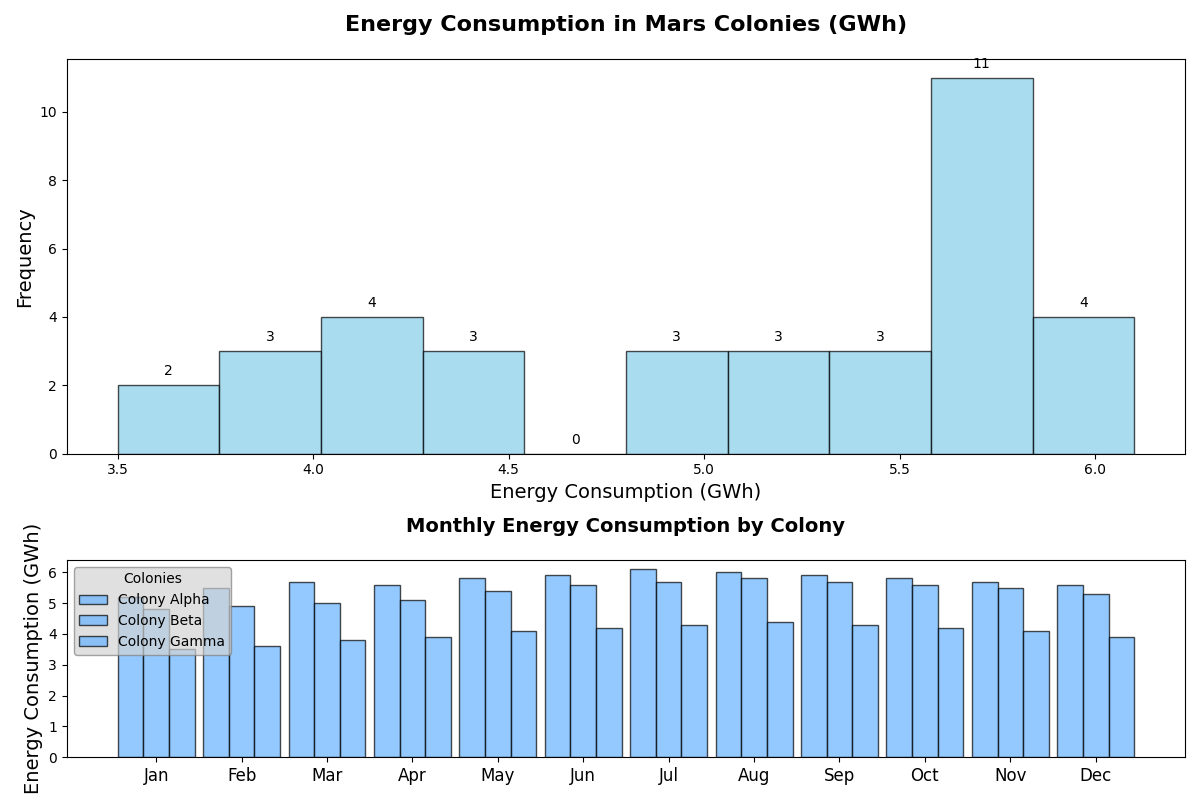

Write the Python code that produced this figure.
import matplotlib.pyplot as plt
import numpy as np

# Data: Monthly energy consumption (in GWh) for each colony over a year
months = ['Jan', 'Feb', 'Mar', 'Apr', 'May', 'Jun', 'Jul', 'Aug', 'Sep', 'Oct', 'Nov', 'Dec']
colony_alpha = [5.2, 5.5, 5.7, 5.6, 5.8, 5.9, 6.1, 6.0, 5.9, 5.8, 5.7, 5.6]
colony_beta = [4.8, 4.9, 5.0, 5.1, 5.4, 5.6, 5.7, 5.8, 5.7, 5.6, 5.5, 5.3]
colony_gamma = [3.5, 3.6, 3.8, 3.9, 4.1, 4.2, 4.3, 4.4, 4.3, 4.2, 4.1, 3.9]

# Setup the figure and axes for subplots
fig, axs = plt.subplots(2, 1, figsize=(12, 8), gridspec_kw={'height_ratios': [2, 1]})

# Histogram Plot for Monthly Energy Consumption
ax1 = axs[0]
data = list(colony_alpha + colony_beta + colony_gamma)
n, bins, patches = ax1.hist(data, bins=10, edgecolor='black', color='skyblue', alpha=0.7)
ax1.set_title('Energy Consumption in Mars Colonies (GWh)', fontsize=16, fontweight='bold', pad=20)
ax1.set_xlabel('Energy Consumption (GWh)', fontsize=14)
ax1.set_ylabel('Frequency', fontsize=14)

for count, rect in zip(n, patches):
    height = rect.get_height()
    ax1.annotate(f'{int(count)}', xy=(rect.get_x() + rect.get_width() / 2, height),
                 xytext=(0, 5), textcoords='offset points', ha='center', va='bottom', fontsize=10)

# Stacked Bar Chart for Colony-wise Monthly Consumption
ax2 = axs[1]
width = 0.3
months_indices = np.arange(len(months))
uniform_color = '#66B3FF'  # A uniform blue color for all groups

ax2.bar(months_indices - width, colony_alpha, width, label='Colony Alpha', edgecolor='black', color=uniform_color, alpha=0.7)
ax2.bar(months_indices, colony_beta, width, label='Colony Beta', edgecolor='black', color=uniform_color, alpha=0.7)
ax2.bar(months_indices + width, colony_gamma, width, label='Colony Gamma', edgecolor='black', color=uniform_color, alpha=0.7)

ax2.set_title('Monthly Energy Consumption by Colony', fontsize=14, fontweight='bold', pad=20)
ax2.set_xticks(months_indices)
ax2.set_xticklabels(months, fontsize=12)
ax2.set_ylabel('Energy Consumption (GWh)', fontsize=14)
ax2.legend(title='Colonies', loc='upper left', fontsize=10, edgecolor='gray', facecolor='lightgrey', framealpha=0.7)

# Layout adjustment
plt.tight_layout()

# Display the plot
plt.show()
